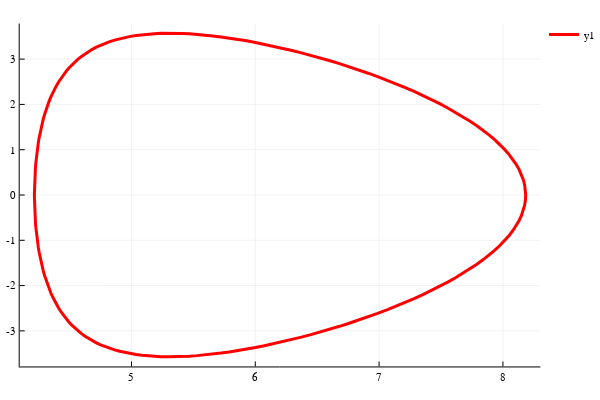

Write notebook code for a chart like this one.
### Code cell
plot(boundary_X.*eq.R₀, boundary_Y.*eq.R₀, color=:red, linewidth=3)

### Figure 1 — Plotly figure (JSON) as saved in the notebook; plotly's stock layout.template omitted (floating-point values rounded to 4 significant figures; data arrays with more than 128 entries replaced by an {"elided": "..."} marker saying what was removed)
{"data": [{"colorbar": {"title": ""}, "legendgroup": "y1", "line": {"color": "rgba(255, 0, 0, 1.000)", "dash": "solid", "shape": "linear", "width": 3}, "mode": "lines", "name": "y1", "showlegend": true, "type": "scatter", "x": {"elided": "200 float values"}, "xaxis": "x1", "y": {"elided": "200 float values"}, "yaxis": "y1", "zmax": null, "zmin": null}], "layout": {"annotations": [], "height": 400, "legend": {"bgcolor": "rgba(255, 255, 255, 1.000)", "bordercolor": "rgba(0, 0, 0, 1.000)", "font": {"color": "rgba(0, 0, 0, 1.000)", "family": "sans-serif", "size": 11}, "tracegroupgap": 0, "x": 1, "y": 1}, "margin": {"b": 20, "l": 0, "r": 0, "t": 20}, "paper_bgcolor": "rgba(255, 255, 255, 1.000)", "plot_bgcolor": "rgba(255, 255, 255, 1.000)", "showlegend": true, "width": 600, "xaxis": {"anchor": "y1", "domain": [0.03619, 0.9934], "gridcolor": "rgba(0, 0, 0, 0.100)", "gridwidth": 0.5, "linecolor": "rgba(0, 0, 0, 1.000)", "mirror": false, "range": [4.097, 8.303], "showgrid": true, "showline": true, "showticklabels": true, "tickangle": 0, "tickcolor": "rgb(0, 0, 0)", "tickfont": {"color": "rgba(0, 0, 0, 1.000)", "family": "sans-serif", "size": 11}, "tickmode": "array", "ticks": "inside", "ticktext": ["5", "6", "7", "8"], "tickvals": [5, 6, 7, 8], "title": "", "titlefont": {"color": "rgba(0, 0, 0, 1.000)", "family": "sans-serif", "size": 15}, "type": "-", "visible": true, "zeroline": false, "zerolinecolor": "rgba(0, 0, 0, 1.000)"}, "yaxis": {"anchor": "x1", "domain": [0.03762, 0.9902], "gridcolor": "rgba(0, 0, 0, 0.100)", "gridwidth": 0.5, "linecolor": "rgba(0, 0, 0, 1.000)", "mirror": false, "range": [-3.785, 3.785], "showgrid": true, "showline": true, "showticklabels": true, "tickangle": 0, "tickcolor": "rgb(0, 0, 0)", "tickfont": {"color": "rgba(0, 0, 0, 1.000)", "family": "sans-serif", "size": 11}, "tickmode": "array", "ticks": "inside", "ticktext": ["-3", "-2", "-1", "0", "1", "2", "3"], "tickvals": [-3, -2, -1, 0, 1, 2, 3], "title": "", "titlefont": {"color": "rgba(0, 0, 0, 1.000)", "family": "sans-serif", "size": 15}, "type": "-", "visible": true, "zeroline": false, "zerolinecolor": "rgba(0, 0, 0, 1.000)"}}}
